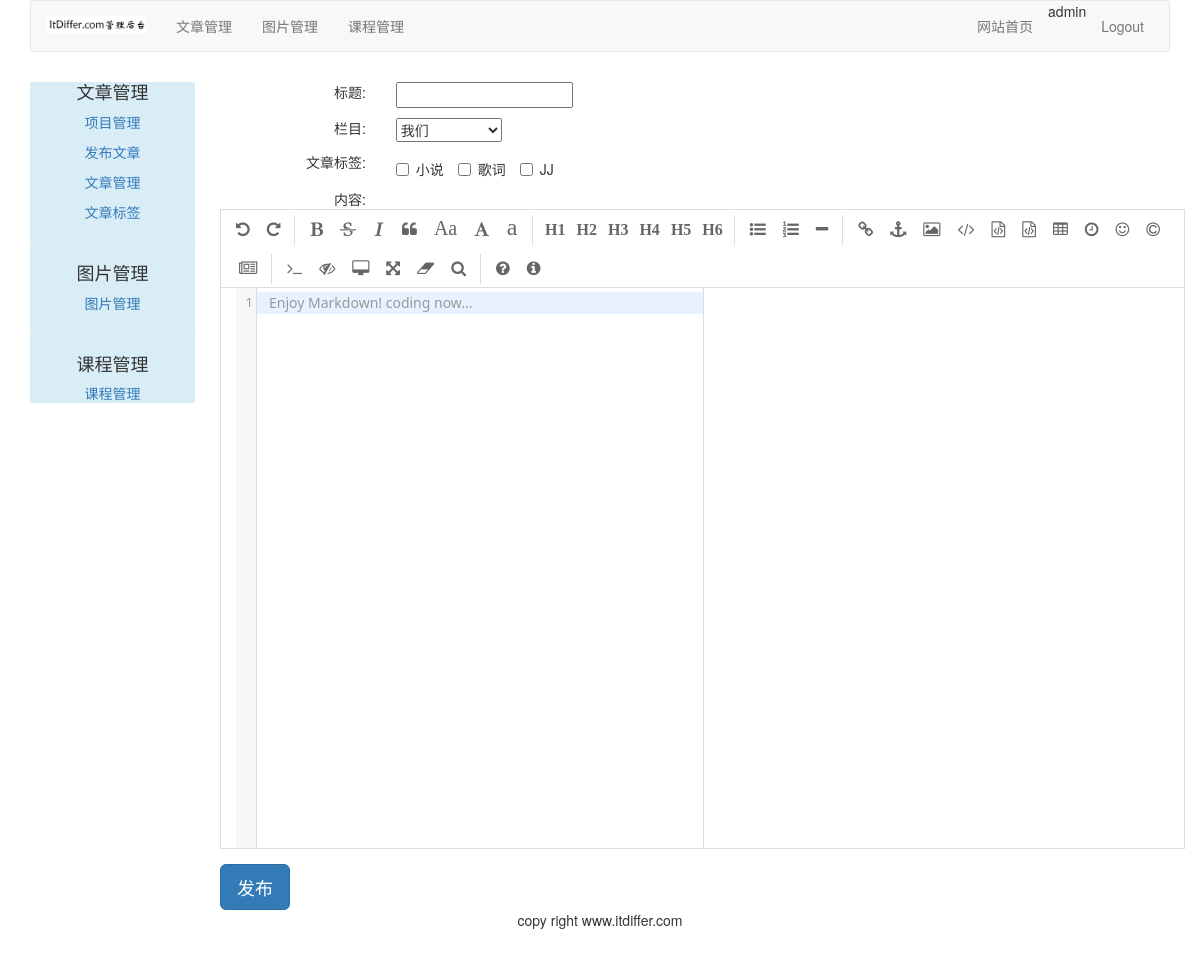
The app's page /article/article-post/ (signed in) with its own data.
### article/models.py (models this page shows, shortened)
class ArticleTag(models.Model):
    author = models.ForeignKey(User, related_name="tag",on_delete=models.CASCADE)    # 标签与作者，多对一的关系
    tag = models.CharField(max_length=500)

### article/views.py (the view)
# urls.py: path('article-post/', views.article_post, name='article_post'),                     # 发表文章
@login_required(login_url='/account/login')
@csrf_exempt
def article_post(request):
    if request.method == "POST":
        article_post_form = ArticlePostForm(data=request.POST)
        if article_post_form.is_valid():
            cd = article_post_form.cleaned_data
            try:
                new_article = article_post_form.save(commit=False)
                new_article.author = request.user
                new_article.column = request.user.article_column.get(id=request.POST['column_id'])
                new_article.save()
                tags = request.POST['tags']  # 获取前端传过来的标签
                if tags:
                    for atag in json.loads(tags):
                        tag = request.user.tag.get(tag=atag)
                        new_article.article_tag.add(tag)     # 实现文章和文章标签之间的对应关系
                return HttpResponse("1")
            except:
                return HttpResponse("2")
        else:
            return HttpResponse("3")
    else:
        article_post_form = ArticlePostForm()
        article_columns = request.user.article_column.all()
        article_tags = request.user.tag.all()
        return render(request, "article/column/article_post.html",
                      {"article_post_form": article_post_form, "article_columns": article_columns,"article_tags":article_tags})

### article/forms.py
class ArticlePostForm(forms.ModelForm):
    class Meta:
        model= ArticlePost
        fields =("title","body")

### templates/article/column/article_post.html (shortened to what this page needs)
{% extends "article/base.html" %}
{% load staticfiles %}
{% block content %}
<link rel="stylesheet" href="{% static 'editor/css/style.css' %}">
<link rel="stylesheet" href="{% static 'editor/css/editormd.css' %}">
<div style="margin-left:10px">
    <form class="form-horizontal" action="." method="post">{% csrf_token %}
        <div class="row" style="margin-top: 10px;">
            <div class="col-md-2 text-right"><span>标题:</span></div>
            <div class="col-md-10 text-left">{{article_post_form.title}}</div>
        </div>
        <div class="row" style="margin-top: 10px;">
            <div class="col-md-2 text-right"><span>栏目:</span></div>
            <div class="col-md-10 text-left">
            	<select id="which_column">
            	    {% for column in article_columns %}
            	    <option value="{{column.id}}">{{column.column}}</option>
            	    {% endfor %}
            	</select>
            </div>
        </div>
        <div class="row" style="margin-top: 10px;">
            <div class="col-md-2 text-right"><span>文章标签:</span></div>
            <div class="col-md-10 text-left">
                {% for tag in article_tags %}
                <label class="checkbox-inline">
                    <input class="tagcheckbox" type="checkbox" id="{{ tag.id }}" name="article_tag" value="{{ tag.tag }}"> {{ tag.tag }}
                </label>
                {% empty %}
                <p>You have not type tags for articles. Please <a href="{% url 'article:article_tag' %}">input your tags</a></p>
                {% endfor %}
            </div>
        </div>
        <div class="row" style="margin-top: 10px;">
        	<div class="col-md-2 text-right"><span>内容:</span></div>
            <div id="editormd" class="col-md-10 text-left">
            </div>
        </div>
        <div class="row">
            <input type="button" class="btn btn-primary btn-lg" value="发布" onclick="publish_article()">
        </div>
    </form>
</div>
{% endblock %}

### templates/article/header.html
{% load staticfiles%}
<div class="container-fluid">
   <nav class="navbar navbar-default" role="navigation" >
        <div class="navbar-header">
             <a class="navbar-brand" href="http://www.itdiffer.com">
                 <img width="100px" src="{% static 'images/backlogo.png'%}">
             </a>
         </div>
       <div>
           <ul class="nav navbar-nav">
               <li><a href="{% url 'article:article_column' %}" >文章管理</a></li>
               <li><a href="{% url 'image:list_images' %}">图片管理</a></li>
                <li><a href="{% url 'course:manage_course' %}">课程管理</a></li>
           </ul>
            <ul class="nav navbar-nav navbar-right" style="margin-right:10px ">
               <li><a href="{% url 'blog:blog_title' %}" >网站首页</a></li>
                <li><span>{{ user.username }}</span></li>
                <li><a href="{% url 'account:user_logout'%}">Logout</a> </li>
           </ul>
       </div>
    </nav>
</div>

### static/editor/css/editormd.css (style rules this page uses)
.editormd { width: 90%; height: 640px; margin: 0 auto; text-align: left; overflow: hidden; position: relative; margin-bottom: 15px; border: 1px solid #ddd; font-family: "Meiryo UI", "Microsoft YaHei", "Malgun Gothic", "Segoe UI", "Trebuchet MS", Helvetica, "Monaco", monospace, Tahoma, STXihei, "华文细黑", STHeiti, "Helvetica Neue", "Droid Sans", "wenquanyi micro hei", FreeSans, Arimo, Arial, SimSun, "宋体", Heiti, "黑体", sans-serif; }

### records on screen
ArticleTag: tag "小说"
ArticleTag: tag "歌词"
ArticleTag: tag "JJ"

### other values on screen
{{ user.username }} "admin"
form field value "我们"
